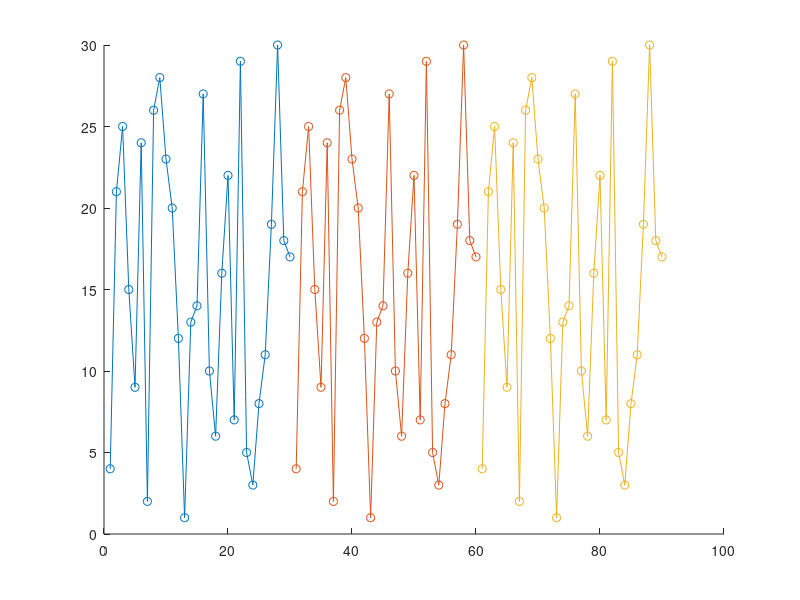

The MATLAB source for this figure:
clc, clear
num = 100;
a = 13;
b = 0;
m = 31;
x0 = 4;

x = zeros(num, 1);
u = zeros(num, 1);

x(1) = x0;
u(1) = x0/m;

for i = 2:num
    x(i) = mod(a*x(i-1), m);
    u(i) = x(i)/m;
end

figure, axes
hold(gca, 'on')
plot(1:30, x(1:30), '-o')
plot(31:60, x(31:60), '-o')
plot(61:90, x(61:90), '-o')
hold(gca, 'off')
